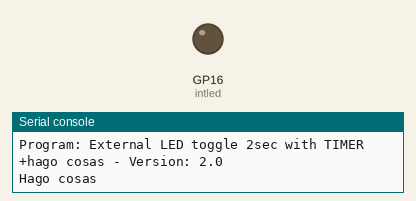
The program below on a simulated Raspberry Pi Pico running MicroPython. Shown: output pins drawn as LEDs (lit = HIGH), the last lines printed to the serial console.

Above: at 1.0 s.
At 3.0 s:
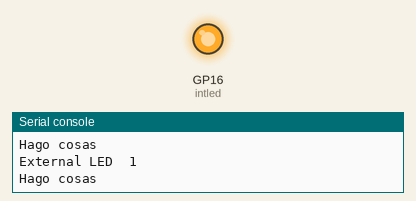
Timing chart, 0 to 5.2 s (numbered marks = the images above):
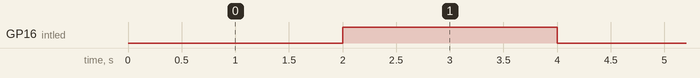

Measured:
- by itself, GP16 (intled): alternates HIGH for 2.0 s and LOW for 2.0 s

The program:

R_2425CL3_blinkTimer_v2_0.py
```python
# Hardware platform: Pico _ & W
# Author : JC Santamaria
# Date : 2023 - 2 - 17
# Goal : Blink with timer external LED: in GPIO16 -> R220ohm -> LED1 catodo y LED2 anodo
# Ref :

# Informative block - start
p_ucontroler = "Pico _&W"
p_keyOhw = "Led + resistor on GPIO16"
p_project = "External LED toggle 2sec with TIMER +hago cosas"
p_version = "2.0"
print(f"Microcontroler: {p_ucontroler} - Key other HW : {p_keyOhw}")
print(f"Program: {p_project} - Version: {p_version}")

import machine
from machine import Pin, Timer
from utime import sleep

intled = machine.Pin(16, machine.Pin.OUT)
tim = Timer()
def tick(timer):
    intled.toggle()
    print('External LED ',intled.value())

tim.init(freq=0.5, mode=Timer.PERIODIC, callback=tick)

while True:
    try:
        print('Hago cosas')
        sleep(2) # sleep 1sec
    except KeyboardInterrupt:
        break

# Deshago el timer
tim.deinit()
intled.off()
print("Finished.")
```
